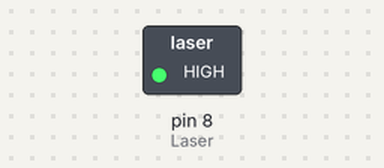
This sketch was run on a simulated Arduino Uno, built with avr-gcc and run on an emulated ATmega328P. On the bench: switched loads named in the sketch (green lamp = pin HIGH).

Above: at 0.1 s.
Timing chart, 0 to 1.6 s (numbered marks = the images above):
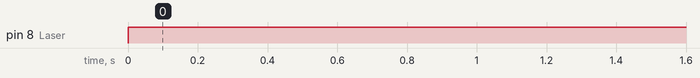

The sketch:

Dioda_Laser_KY-008.ino
```cpp
int Laser = 8;
void setup() {
  // put your setup code here, to run once:
pinMode (Laser, OUTPUT);
}

void loop() {
  // put your main code here, to run repeatedly:
digitalWrite(Laser,HIGH);
}
```

Measured:
- by itself, pin 8 (Laser): LOW → HIGH at 0.00 s
